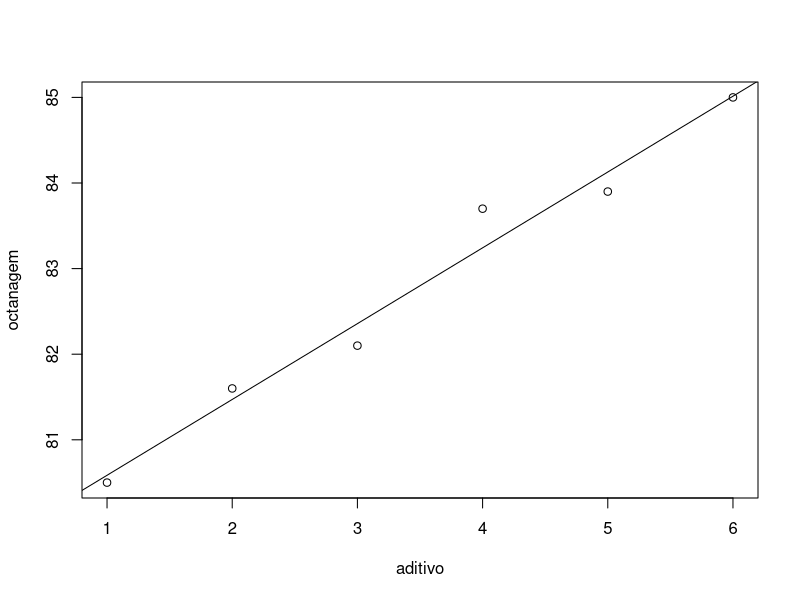

This chart was generated by the following R code:
############ Aula 5 - ANOVA e adequação do modelo ##################

####################################
## exemplo da octanagem da gasolina (Y) e da adicao de um novo aditivo (X)
####################################

octanagem<-c(80.5, 81.6, 82.1, 83.7, 83.9, 85.0)
aditivo<-c(1, 2, 3, 4, 5, 6)

# grafico de dispersao
plot(octanagem~aditivo)
#ajuste do modelo
fit<-lm(octanagem~aditivo)
abline(fit)

## Analise de Variancia -- ANOVA
anova(fit) # Teste F
summary(fit)  # Teste t
